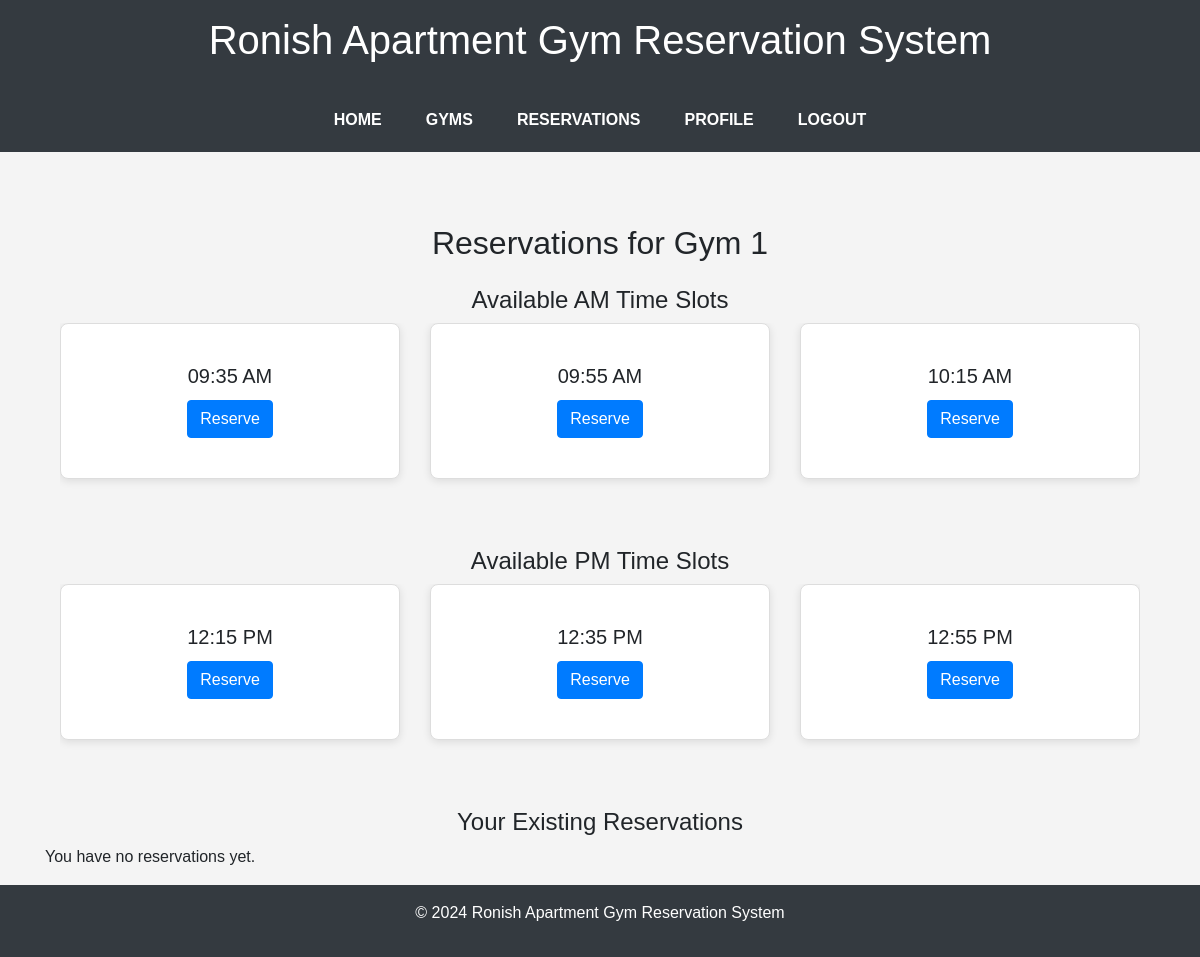
The page /reservations/1/ (signed in) on the database as committed earlier.
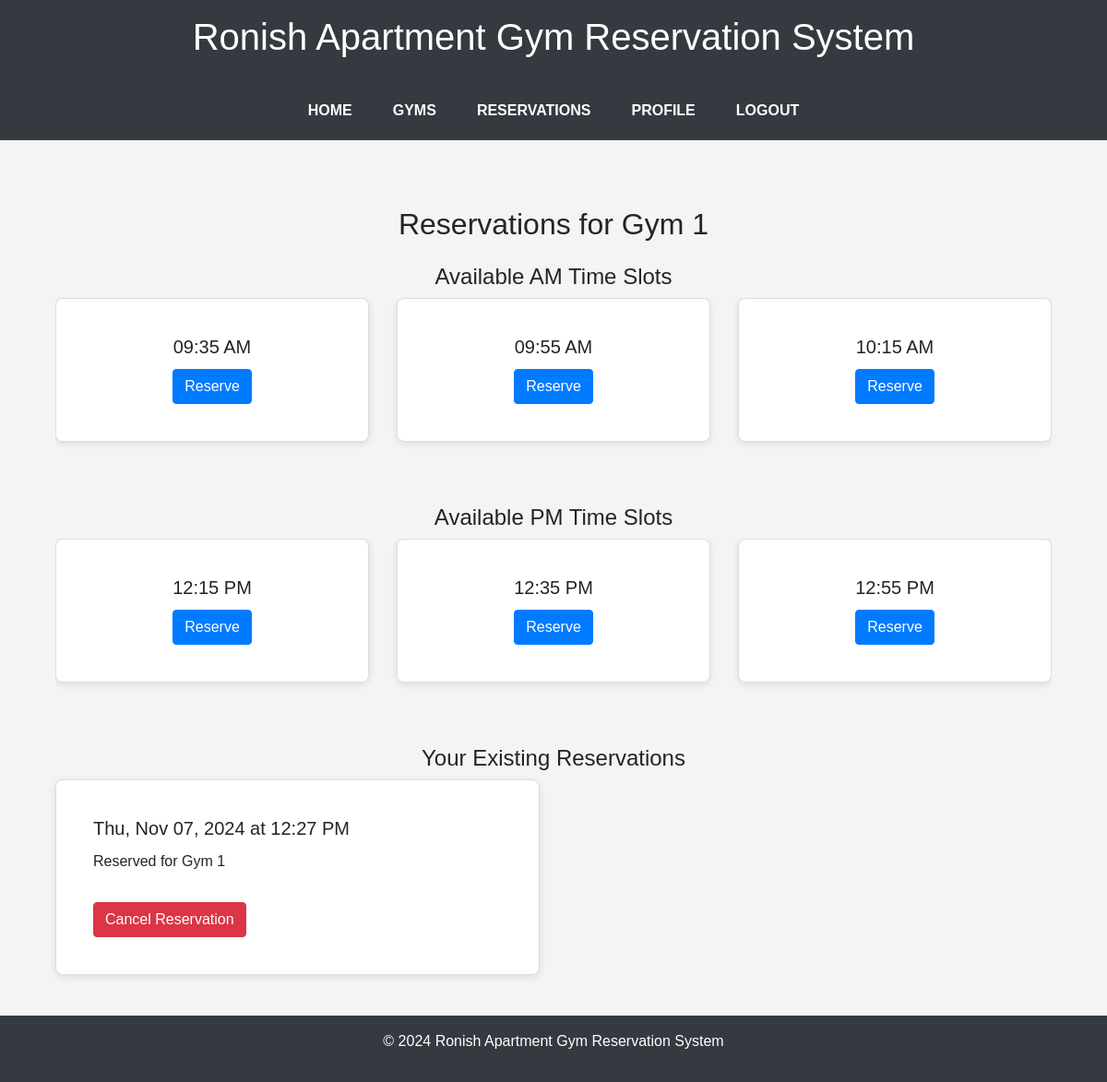
The same page on the database as committed later.
### gym/models.py (models this page shows, shortened)
class Reservation(models.Model):
    resident = models.ForeignKey(User, on_delete=models.CASCADE)
    gym = models.ForeignKey(Gym, on_delete=models.CASCADE)
    time_slot = models.DateTimeField()
    duration = models.IntegerField(default=20)  # 20-minute slots
    class Meta:
        unique_together = ('gym', 'time_slot')  # Prevent overlapping reservations

class Gym(models.Model):
    name = models.CharField(max_length=100)

### gym/views.py (the view)
# urls.py: path('reservations/<int:gym_id>/', views.reservations, name='reservations'),
@login_required
def reservations(request, gym_id):
    gym = Gym.objects.get(id=gym_id)
    current_time = timezone.now()
    am_slots = []
    pm_slots = []
    for i in range(72):  # 72 slots of 20 minutes in 24 hours
        slot_time = current_time + timedelta(minutes=20 * i)
        if not Reservation.objects.filter(gym=gym, time_slot=slot_time).exists():
            if slot_time.hour < 12:
                am_slots.append(slot_time)
            else:
                pm_slots.append(slot_time)
    reservations = Reservation.objects.filter(gym=gym, resident=request.user)
    return render(request, 'gym_reservation/reservations.html', {
        'gym': gym,
        'am_slots': am_slots,
        'pm_slots': pm_slots,
        'reservations': reservations
    })

### gym/templates/gym_reservation/reservations.html (shortened to what this page needs)
{% extends 'base.html' %}
{% block content %}
<main class="container mt-4">
    <h2 class="text-center">Reservations for {{ gym.name }}</h2>
    <h4 class="text-center mt-4">Available AM Time Slots</h4>
    <div id="amCarousel" class="carousel slide" data-ride="carousel">
        <div class="carousel-inner">
            <div class="carousel-item active">
                <div class="row">
                    {% for slot in am_slots %}
                    <div class="col-md-4 mb-4">
                        <div class="card text-center">
                            <div class="card-body">
                                <h5 class="card-title">{{ slot|date:"h:i A" }}</h5>
                                <a href="{% url 'make-reservation' gym.id slot %}" class="btn btn-primary">Reserve</a>
                            </div>
                        </div>
                    </div>
                    {% if forloop.counter|divisibleby:3 and not forloop.last %}
                    </div>
                    </div>
                    {% endif %}
                    {% endfor %}
        </div>
        <a class="carousel-control-prev" href="#amCarousel" role="button" data-slide="prev">
            <span class="carousel-control-prev-icon" aria-hidden="true"></span>
        </a>
        <a class="carousel-control-next" href="#amCarousel" role="button" data-slide="next">
            <span class="carousel-control-next-icon" aria-hidden="true"></span>
        </a>
    </div>
    <h4 class="text-center mt-4">Available PM Time Slots</h4>
    <div id="pmCarousel" class="carousel slide" data-ride="carousel">
        <div class="carousel-inner">
            <div class="carousel-item active">
                <div class="row">
                    {% for slot in pm_slots %}
                    <div class="col-md-4 mb-4">
                        <div class="card text-center">
                            <div class="card-body">
                                <h5 class="card-title">{{ slot|date:"h:i A" }}</h5>
                                <a href="{% url 'make-reservation' gym.id slot %}" class="btn btn-primary">Reserve</a>
                            </div>
                        </div>
                    </div>
                    {% if forloop.counter|divisibleby:3 and not forloop.last %}
                    </div>
                    </div>
                    {% endif %}
                    {% endfor %}
        </div>
        <a class="carousel-control-prev" href="#pmCarousel" role="button" data-slide="prev">
            <span class="carousel-control-prev-icon" aria-hidden="true"></span>
        </a>
        <a class="carousel-control-next" href="#pmCarousel" role="button" data-slide="next">
            <span class="carousel-control-next-icon" aria-hidden="true"></span>
        </a>
    </div>
    <h4 class="text-center mt-4">Your Existing Reservations</h4>
    <div class="row">
        {% for reservation in reservations %}
        <div class="col-md-6 mb-4">
            <div class="card">
                <div class="card-body">
                    <h5 class="card-title">{{ reservation.time_slot|date:"D, M d, Y" }} at {{ reservation.time_slot|time:"h:i A" }}</h5>
                    <p class="card-text">Reserved for {{ reservation.gym.name }}</p>
                    <a href="{% url 'cancel-reservation' reservation.id %}" class="btn btn-danger mt-3">Cancel Reservation</a>
                </div>
            </div>
        </div>
        {% empty %}
        <p class="text-center">You have no reservations yet.</p>
        {% endfor %}
    </div>
</main>
{% endblock %}

Rows that differ between the two databases and show on the page:
added Reservation: time_slot "Thu, Nov 07, 2024", time_slot "12:27 PM", gym.name "Gym 1"
Other text that changed with them:
text no longer shown: "You have no reservations yet."
